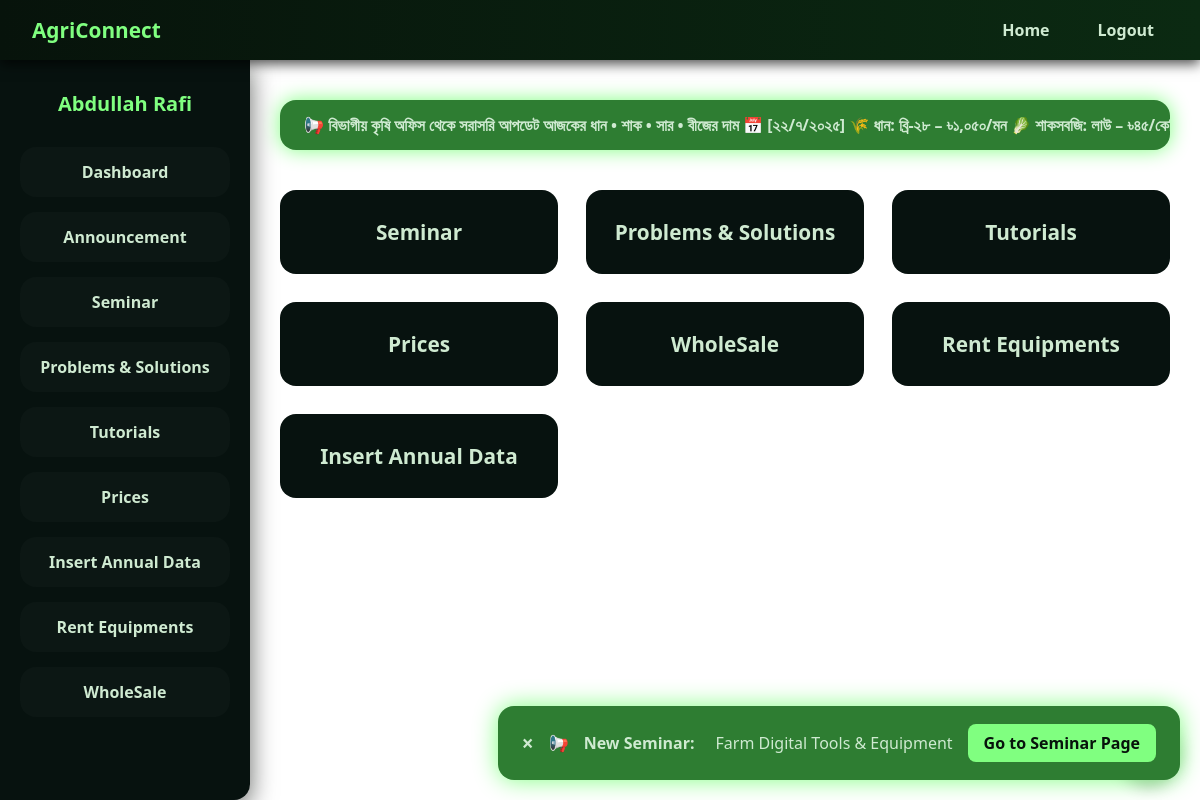
/farmer_dashboard.php (signed in), run on the app's committed database.
### tables this page shows
CREATE TABLE `announcements` (
  `id` int(11) NOT NULL,
  `message` text NOT NULL,
  `created_at` timestamp NOT NULL DEFAULT current_timestamp(),
  `pdf_path` varchar(255) DEFAULT NULL
);

CREATE TABLE `seminars` (
  `id` int(11) NOT NULL,
  `title` varchar(255) NOT NULL,
  `seminar_date` date NOT NULL,
  `seminar_time` time NOT NULL,
  `video_link` text NOT NULL,
  `created_at` timestamp NOT NULL DEFAULT current_timestamp()
);

### farmer_dashboard.php (the view, shortened to what this page needs)
<?php
$farmerName = $_SESSION['farmer_name'] ?? 'Farmer Name';
?>
<!DOCTYPE html>
<html lang="en">
<head>
</head>
<body>
<nav>
  <div class="logo">AgriConnect</div>
  <div class="nav-links">
    <a href="home.php">Home</a>
    <a href="farmerlogout.php">Logout</a>
  </div>
</nav>
<div class="sidebar">
  <h3><?php echo htmlspecialchars($farmerName); ?></h3>
  <ul>
    <li><a href="#">Dashboard</a></li>
    <li><a href="announcement.php">Announcement</a></li>
    <li><a href="seminar_farmer.php">Seminar</a></li>
    <li><a href="farmer_post.php">Problems & Solutions</a></li>
    <li><a href="farmer_tutorial.php">Tutorials</a></li>
    <li><a href="farmer_crop_submission.php">Prices</a></li>
    <li><a href="farmer_annualdata.php">Insert Annual Data</a></li>
    <li><a href="rent.html">Rent Equipments</a></li>
    <li><a href="farmer_product_upload.php">WholeSale</a></li>
  </ul>
</div>
<div class="main-content">
  <?php
  include 'db_connection.php';
  $bulletinText = '';
  $res = $conn->query("SELECT message FROM announcements ORDER BY id DESC LIMIT 1");
  if ($res->num_rows > 0) {
      $bulletinText = $res->fetch_assoc()['message'];
  }
  ?>
  <div class="bulletin">
    <p><?php echo htmlspecialchars($bulletinText ?: '🔔 No announcements available at the moment.'); ?></p>
  </div>
  <div class="sections">
    <div class="section-box" onclick="window.location.href='seminar_farmer.php'" tabindex="0" role="button" aria-label="Go to Seminar page"><h3>Seminar</h3></div>
    <div class="section-box" onclick="window.location.href='farmer_post.php'" tabindex="0" role="button" aria-label="Go to Problems & Solutions page"><h3>Problems & Solutions</h3></div>
    <div class="section-box" onclick="window.location.href='farmer_tutorial.php'" tabindex="0" role="button" aria-label="Go to Tutorials page"><h3>Tutorials</h3></div>
    <div class="section-box" onclick="window.location.href='farmer_crop_submission.php'" tabindex="0" role="button" aria-label="Go to Prices page"><h3>Prices</h3></div>
    <div class="section-box" onclick="window.location.href='farmer_product_upload.php'" tabindex="0" role="button" aria-label="Go to WholeSale page"><h3>WholeSale</h3></div>
    <div class="section-box" onclick="window.location.href='rent.html'" tabindex="0" role="button" aria-label="Go to Rent Equipments page"><h3>Rent Equipments</h3></div>
    <div class="section-box" onclick="window.location.href='farmer_annualdata.php'" tabindex="0" role="button" aria-label="Go to Insert Annual Data page"><h3>Insert Annual Data</h3></div>
  </div>
  <button id="chat-button" onclick="window.location.href='farmchat.html'" aria-label="Open chat">💬</button>
</div>
<?php
include 'db_connection.php';
$seminarQuery = $conn->query("SELECT * FROM seminars ORDER BY id DESC LIMIT 1");
if ($seminarQuery && $seminarQuery->num_rows > 0) {
  $seminar = $seminarQuery->fetch_assoc();
  $latestSeminarId = $seminar['id'];
  if (!isset($_SESSION['last_seen_seminar_id']) || $_SESSION['last_seen_seminar_id'] != $latestSeminarId) {
    ?>
    <div class="seminar-popup" id="seminarPopup" role="alert" aria-live="assertive">
      <span class="close-btn" onclick="closePopup()" aria-label="Close popup">×</span>
      📢 <strong>New Seminar:</strong> <?php echo htmlspecialchars($seminar['title']); ?>
      <a href="seminar_farmer.php" class="popup-btn">Go to Seminar Page</a>
    </div>
    <?php
  }
}
?>
</body>
</html>

### farmer_dashboard.php (style rules this page uses)
:root { --bg-1: #07130b; --bg-2: #0b2a12; --card: #07120f; --accent: #80ff80; --accent-dark: #2e7d32; --muted: #cfead1; --glass: rgba(255,255,255,0.03); --glass-2: rgba(255,255,255,0.02); --card-radius: 16px; --gap: 28px; }
* { box-sizing: border-box; margin: 0; padding: 0; font-family: 'Poppins', system-ui, -apple-system, "Segoe UI", Roboto, "Helvetica Neue", Arial, sans-serif; color: var(--muted); }
body { background-image: url(images/x.jpg); }
body nav { position: fixed; top: 0; left: 0; width: 100%; height: 60px; background: linear-gradient(90deg, var(--bg-1), var(--bg-2)); box-shadow: 0 4px 12px rgba(0,0,0,0.7); display: flex; justify-content: space-between; align-items: center; padding: 0 32px; z-index: 1000; }
nav .logo { font-weight: 700; font-size: 1.3rem; color: var(--accent); user-select: none; }
nav .nav-links { display: flex; gap: 20px; }
nav .nav-links a { color: var(--muted); text-decoration: none; font-weight: 600; padding: 8px 14px; border-radius: 10px; position: relative; transition: all 0.3s ease; }
nav .nav-links a::after { content: ""; position: absolute; left: 0; bottom: -5px; width: 0%; height: 3px; background: var(--accent); border-radius: 3px; transition: width 0.3s ease; }
.sidebar { position: fixed; top: 60px; left: 0; width: 250px; height: calc(100vh - 60px); background: var(--card); box-shadow: 0 8px 26px rgba(2,6,2,0.6); border-radius: 0 0 var(--card-radius) 0; padding: 30px 20px; display: flex; flex-direction: column; align-items: center; }
.sidebar h3 { font-weight: 700; color: var(--accent); margin-bottom: 30px; text-align: center; font-size: 1.25rem; user-select: none; }
.sidebar ul { list-style: none; width: 100%; display: flex; flex-direction: column; gap: 15px; }
.sidebar ul li a { display: block; padding: 14px 20px; background: var(--glass-2); color: var(--muted); text-decoration: none; font-weight: 600; border-radius: var(--card-radius); text-align: center; transition: background 0.3s, color 0.3s, transform 0.3s; user-select: none; }
.main-content { margin-left: 250px; margin-top: 60px; padding: 40px 30px; flex-grow: 1; min-height: calc(100vh - 60px); }
.bulletin { background: var(--accent-dark); padding: 14px 24px; border-radius: var(--card-radius); margin-bottom: 40px; overflow: hidden; position: relative; box-shadow: 0 0 20px var(--accent); }
.bulletin p { white-space: nowrap; animation: scroll 15s linear infinite; font-weight: 700; color: var(--muted); user-select: none; }
.sections { display: grid; grid-template-columns: repeat(auto-fill, minmax(220px, 1fr)); gap: var(--gap); }
.section-box { background: var(--card); padding: 28px 24px; border-radius: var(--card-radius); box-shadow: 0 0 15px var(--glass); text-align: center; cursor: pointer; transition: transform 0.3s cubic-bezier(.2,.9,.25,1), box-shadow 0.3s ease; user-select: none; }
.section-box h3 { font-weight: 700; font-size: 1.3rem; margin: 0; }
#chat-button { position: fixed; bottom: 20px; right: 20px; padding: 16px; border-radius: 50%; background-color: var(--accent); color: var(--bg-1); font-size: 24px; border: none; cursor: pointer; box-shadow: 0 6px 15px rgba(0,0,0,0.3); transition: box-shadow 0.3s ease, transform 0.3s ease; user-select: none; }
.seminar-popup { position: fixed; bottom: 20px; right: 20px; background: var(--accent-dark); color: var(--muted); padding: 18px 24px; border-radius: var(--card-radius); box-shadow: 0 0 25px var(--accent); display: flex; align-items: center; gap: 15px; z-index: 1100; animation: slideUp 0.5s ease forwards; user-select: none; }
.seminar-popup strong { margin-right: 6px; font-weight: 700; }
.popup-btn { background-color: var(--accent); padding: 8px 16px; border-radius: 8px; color: var(--bg-1); font-weight: 700; text-decoration: none; transition: background-color 0.3s ease; }
.close-btn { font-weight: 700; cursor: pointer; color: var(--muted); margin-left: auto; font-size: 1.3rem; line-height: 1; user-select: none; }

### data on the page
announcements: message "📢 বিভাগীয় কৃষি অফিস থেকে সরাসরি আপডেট আজকের ধান • শাক • সার • বীজের দাম 📅 [২২/৭/২০২৫] 🌾 ধান: ব্রি-২৮ – ৳১,০৫০/মন 🥬 শাকসবজি: লাউ –…"
seminars: title "Farm Digital Tools & Equipment"

### other printed values
$farmerName "Abdullah Rafi"
